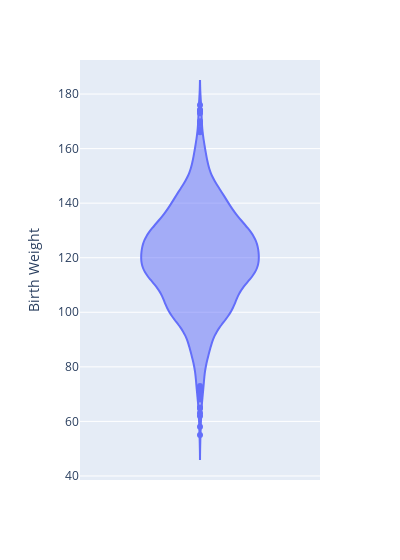

Write notebook code for a chart like this one.
### Markdown cell above
## Violin Plots

### Code cell
px.violin(births, y = "Birth Weight",width=400)

### Figure 1 — Plotly figure (JSON) as saved in the notebook; plotly's stock layout.template omitted (floating-point values rounded to 4 significant figures; data arrays with more than 128 entries replaced by an {"elided": "..."} marker saying what was removed)
{"data": [{"alignmentgroup": "True", "box": {"visible": false}, "hovertemplate": "Birth Weight=%{y}<extra></extra>", "legendgroup": "", "marker": {"color": "#636efa"}, "name": "", "offsetgroup": "", "orientation": "v", "scalegroup": "True", "showlegend": false, "type": "violin", "x0": " ", "xaxis": "x", "y": {"elided": "1174 int values"}, "y0": " ", "yaxis": "y"}], "layout": {"legend": {"tracegroupgap": 0}, "margin": {"t": 60}, "violinmode": "group", "width": 400, "xaxis": {"anchor": "y", "domain": [0, 1]}, "yaxis": {"anchor": "x", "domain": [0, 1], "title": {"text": "Birth Weight"}}}}
